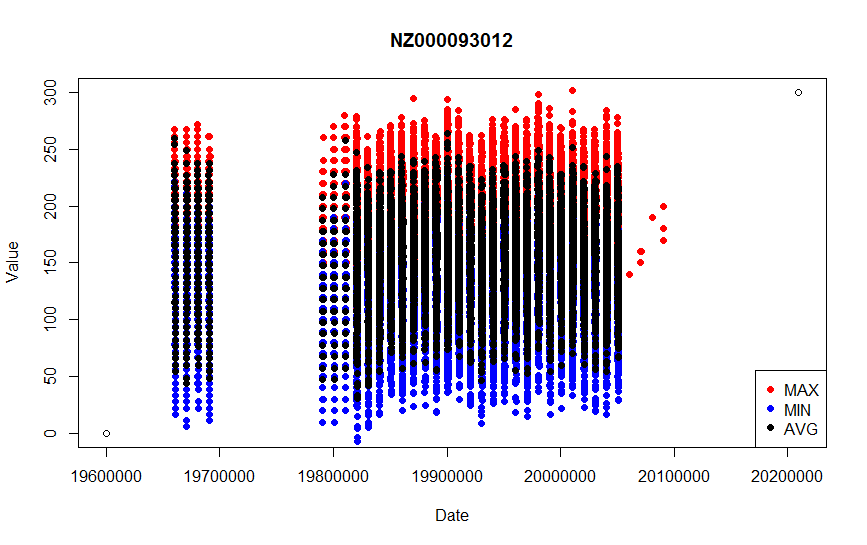

R code for this plot:
# Plot time series for one year for example.

library(readxl)

tmax = read_excel("NZ000093012 TMAX.xlsx")
tmax = tmax[order(tmax$DATE),]
tmin = read_excel("NZ000093012 TMIN.xlsx")
tmin = tmin[order(tmin$DATE),]
tavg = read_excel("NZ000093012 TAVG.xlsx")

plot(c(19600000, 20210000), c(0, 300), xlab = "Date", ylab = "Value", main = "NZ000093012")
points(tmax$DATE, tmax$VALUE, col = "red", pch = 16)
points(tmin$DATE, tmin$VALUE, col = "blue", pch = 16)
points(tavg$DATE, tavg$VALUE, col = "black", pch = 16)
legend(x = "bottomright", legend = c("MAX", "MIN", "AVG"), col = c("red", "blue", "black"), pch = 16)
